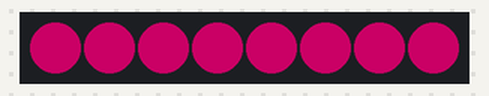
Recording of a sketch running on a simulated ESP32. Parts: 8 RGB LEDs in strip order, left to right. Dim RGB values are drawn brighter than linear; the strip is taken to match the declared colour order.

Above: at 0.46 s.
At 7.21 s:
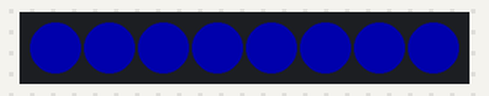
At 18.89 s:
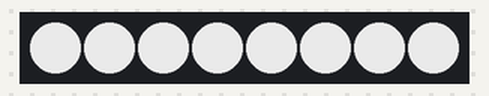
At 23.41 s:
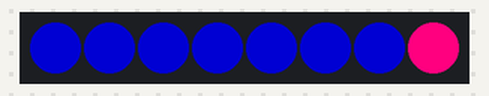
At 27.83 s:
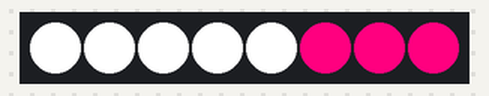
At 37.61 s:
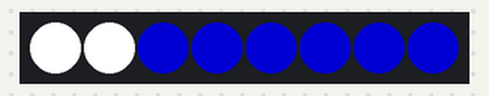
Timing chart, 0 to 40.0 s (numbered marks = the images above):
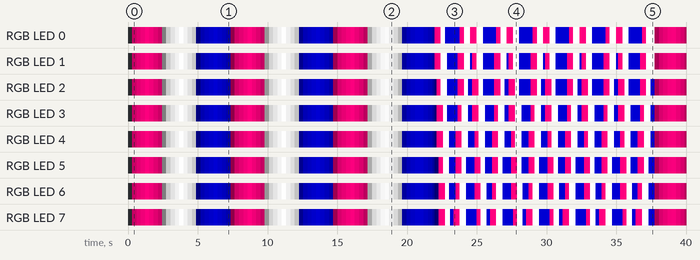

Measured:
- by itself, RGB LED 0: off → RGB(104, 0, 52) at 0.31 s, → RGB(164, 0, 82) 0.31 s later, → RGB(206, 0, 103) 0.31 s later, → RGB(248, 0, 124) 0.31 s later, … (109 changes in this stretch)
- by itself, RGB LED 1: off → RGB(104, 0, 52) at 0.31 s, → RGB(164, 0, 82) 0.31 s later, → RGB(206, 0, 103) 0.31 s later, → RGB(248, 0, 124) 0.31 s later, … (114 changes in this stretch)

The sketch:

latest_cluster.ino
```cpp
#include <Adafruit_NeoPixel.h>

#ifdef __AVR__

#include <avr/power.h>

#endif

#define PIN 26
#define LEDS 8

Adafruit_NeoPixel strip = Adafruit_NeoPixel(LEDS, PIN, NEO_RGB + NEO_KHZ800);

uint32_t greenish;
uint32_t black;
uint32_t white;
uint32_t ice_blue;

void setup() {
  strip.begin();
  strip.show();

}

void loop() {
  // setup colours
  greenish = strip.Color(255, 0, 127);
  ice_blue = strip.Color(0, 0, 127);
  black = strip.Color(0, 0, 0);
  white = strip.Color(255, 255, 255);

  // sequence 1
  // fade in then out then into different colour
  for(int i = 0; i < 3; i++){

    fadeInGreenish(1, 0, 16);
    // now dim cluster R
    fadeOutGreenish(1, 0, 16);

    fadeInWhite(1, 0, 16);
    fadeOutWhite(1, 0, 16);

    fadeInIceB(1, 0, 16);
    fadeOutIceB(1, 0, 16);
  } // i

  // sequence 2
  // colour wipe cycle
  for(int i = 0; i < 6; i++){
    colorWipe(greenish, 50);
    colorWipe(white, 50);
    colorWipe(ice_blue, 50);

    delay(200);

    colorWipeRev(greenish, 50);
    colorWipeRev(white, 50);
    colorWipeRev(ice_blue, 50);
  } /// i

  // sequence 3
  // a combination of 1 and 2
  for(int i = 0; i < 3; i++){

    fadeInGreenish(1, 0, 16);
    fadeOutGreenish(1, 0, 16);

    // now do a cycle
    colorWipe(ice_blue, 50);
    colorWipeRev(white, 50);
    colorWipe(greenish, 50);

    fadeInWhite(1, 0, 16);
    fadeOutWhite(1, 0, 16);

    // now do a cycle
    colorWipe(greenish, 50);
    colorWipeRev(ice_blue, 50);
    colorWipe(white, 50);

    fadeInIceB(1, 0, 16);
    fadeOutIceB(1, 0, 16);

    // now do a cycle
    colorWipe(white, 50);
    colorWipeRev(greenish, 50);
    colorWipe(ice_blue, 50);

  } // i
} // loop


void fadeOutGreenish(uint16_t wait, uint16_t start, uint16_t fin){
  for(int y = 0; y < 127; y++){
    for(int x = 0; x < 8; x++){
      strip.setPixelColor(x, strip.Color(255 - 2 * y, 0, 127 - y));
      strip.show();
    }
    if(y < 66)
      delay(wait * 10);
    else if(y < 99)
      delay(wait * 5);
    else
      delay(wait);
 }
}

void fadeInGreenish(uint16_t wait, uint16_t start, uint16_t fin){
  for(int y = 0; y < 127; y++){
    for(int x = start; x < fin; x++){
      strip.setPixelColor(x, strip.Color(y * 2, 0, y));
      strip.show();
    }
    if(y > 66)
      delay(wait * 10);
    else if(y > 99)
      delay(wait * 5);
    else
      delay(wait);
 }
}

void fadeOutIceB(uint16_t wait, uint16_t start, uint16_t fin){
  for(int y = 0; y < 127; y++){
    for(int x = 0; x < 8; x++){
      strip.setPixelColor(x, strip.Color(0, 0, 127 - y));
      strip.show();
    }
    if(y < 66)
      delay(wait * 10);
    else if(y < 99)
      delay(wait * 5);
    else
      delay(wait);
 }
}

void fadeInIceB(uint16_t wait, uint16_t start, uint16_t fin){
  for(int y = 0; y < 127; y++){
    for(int x = start; x < fin; x++){
      strip.setPixelColor(x, strip.Color(0, 0, y));
      strip.show();
    }
    if(y > 66)
      delay(wait * 10);
    else if(y > 99)
      delay(wait * 5);
    else
      delay(wait);
 }
}

void fadeOutWhite(uint16_t wait, uint16_t start, uint16_t fin){
  for(int y = 0; y < 127; y++){
    for(int x = 0; x < 8; x++){
      strip.setPixelColor(x, strip.Color(255 - 2 * y, 255 - 2 * y, 255 - 2 * y));
      strip.show();
    }
    if(y < 66)
      delay(wait * 10);
    else if(y < 99)
      delay(wait * 5);
    else
      delay(wait);
 }
}

void fadeInWhite(uint16_t wait, uint16_t start, uint16_t fin){
  for(int y = 0; y < 127; y++){
    for(int x = start; x < fin; x++){
      strip.setPixelColor(x, strip.Color(y * 2, y * 2, y * 2));
      strip.show();
    }
    if(y > 66)
      delay(wait * 10);
    else if(y > 99)
      delay(wait * 5);
    else
      delay(wait);
 }
}

void colorWipe(uint32_t c, uint8_t wait) {
  for (uint16_t i = 0; i < 8; i++) {
     strip.setPixelColor(i, c);
     strip.setPixelColor(i + 8, c);
     strip.show();
     delay(wait);
   }
}

void colorWipeRev(uint32_t c, uint8_t wait) {
  for (uint16_t i = 0; i < 8; i++) {
     strip.setPixelColor(7 - i, c);
     strip.setPixelColor(15 - i, c);
     strip.show();
     delay(wait);
   }
}

// unused functions:

// nerve trails that flow pixels
// from one cluster to the next,
// this function has 5 params to customize you preferred trail effect
void nerve_cycle(uint32_t c, uint16_t start,
    uint16_t finish, uint16_t trail, uint16_t wait){

    while(start <= (finish + trail)){
      if(start % 3 == 1)
        c = greenish;
      else if(start % 3 == 0)
        c = white;
      else
        c = ice_blue;

      if(start <= finish){
        strip.setPixelColor(start, c);
        strip.setPixelColor(start + 8, c);
      }


      strip.show(); // this needs to be outside the if above
      delay(wait);
      start++;
    } // while
}

// this function performs the opposite as vardel_chase
// in that it goes the opposite direction starting from the end
void nerve_cycle_rev(uint32_t c, uint16_t start,
  uint16_t finish, uint16_t trail, uint16_t wait){

  while(finish + trail > start){
    if(finish > start){
        strip.setPixelColor(finish, c);
        strip.setPixelColor(finish + 8, c);
    }

    strip.show(); // this needs to be outside the if above
    delay(wait);
    finish--;
  } // while
}

/* notes:
 * changing the speed of the nerve cycle - was 300
 *
 */
```
